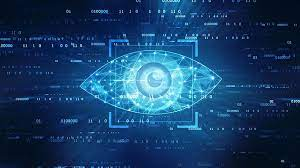
#> input picture 1/cv.jpeg, 300 x 168 px
$ python write.py
#> lines starting #> are read from the running program, lines starting #| are printed output that depends on the picture
from PIL import Image
from PIL import ImageDraw
img=Image.open('cv.jpeg')
#> img is the input picture: PIL image 300x168 RGB; mean R, G, B 22.8, 61.2, 101.3
I1 = ImageDraw.Draw(img)
I1.text((18, 20), "Computer Vision Course Sbu", fill=(255, 255, 255))
img.show()
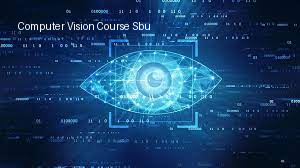
#> shown: PIL image 300x168 RGB; mean R, G, B 24.2, 62.5, 102.4
Img2= Image.open('cv.jpeg')
Img1_size = img.size
#> Img1_size = (300, 168)
Img2_size = Img2.size
#> Img2_size = (300, 168)
new_image = Image.new('RGB',(2*Img1_size[0], Img1_size[1]), (250,250,250))
#> new_image: PIL image 600x168 RGB; every value is 250
new_image.paste(img,(0,0))
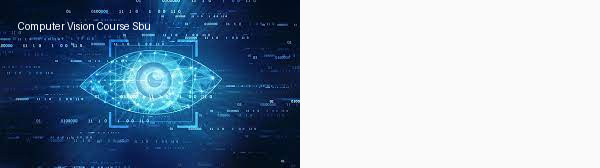
#> new_image: PIL image 600x168 RGB; mean R, G, B 137.1, 156.3, 176.2
new_image.paste(Img2,(Img1_size[0],0))
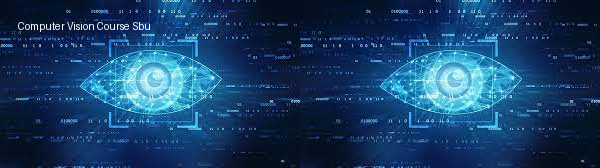
#> new_image: PIL image 600x168 RGB; mean R, G, B 23.5, 61.9, 101.8
new_image.save("merged_image.jpg","JPEG")
new_image.show()
